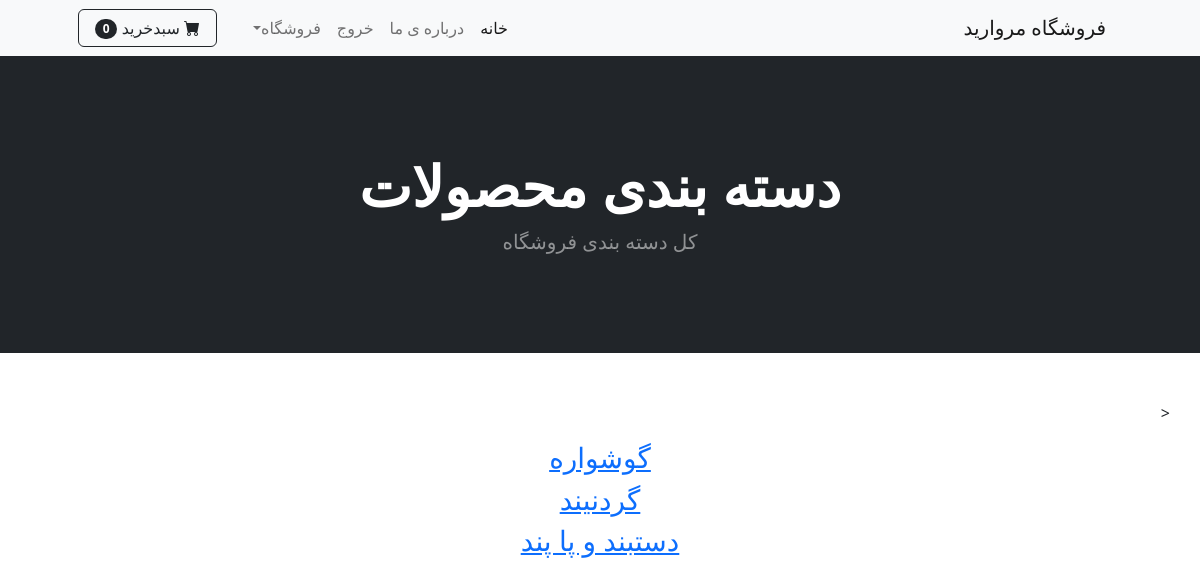
Page /category/ (signed in) on the committed database.
### shop/models.py (models this page shows, shortened)
class  Category(models.Model):
    name=models.CharField(max_length=20)

### shop/views.py (the view)
# urls.py: path('category/',views.category_summery,name="category_summery"),
def category_summery(request):
      all_cat = Category.objects.all()
      return render(request,'category_summery.html',{'category':all_cat})

### cart/cart.py (called while the page is built)
    def __len__(self):
        return len(self.cart)

### cart/context_processors.py (called while the page is built)
def cart(request):
    return{'cart':Cart(request)}

### shop/templates/category_summery.html
{% extends "base.html" %}
{% block content %}
<header class="bg-dark py-5">
    <div class="container px-4 px-lg-5 my-5">
        <div class="text-center text-white">
            <h1 class="display-4 fw-bolder"> دسته بندی محصولات</h1>
            <p class="lead fw-normal text-white-50 mb-0">کل دسته بندی فروشگاه </p>
        </div>
    </div>
</header>
<br><br>
<div class="container">
    <div class="row">
        <
        <center>
            <div class="col-9">
                <p align="justify">
                    {% for cat in category %}
                     <a href="{% url 'category' cat.name %}"> <h3> {{ cat.name }} </h3> </a>
                    {% endfor %}
                </p>
            </div>
        </center>
    </div>
{% endblock %}

### rows in the picture
Category: name "گوشواره"
Category: name "گردنیند"
Category: name "دستبند و پا پند"

### other values in the picture
{{ cart|length }} "0"
